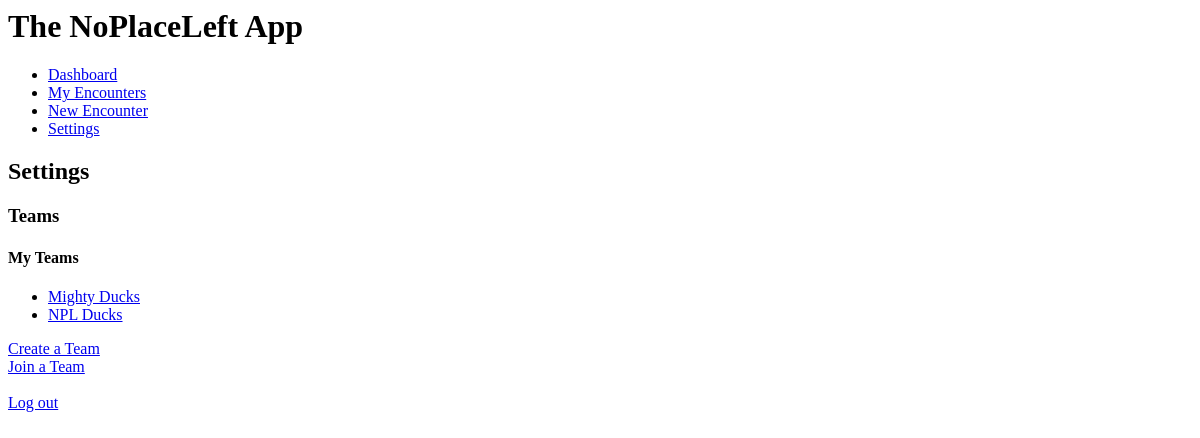
Page /npl/settings/ (signed in) on the earlier database version.
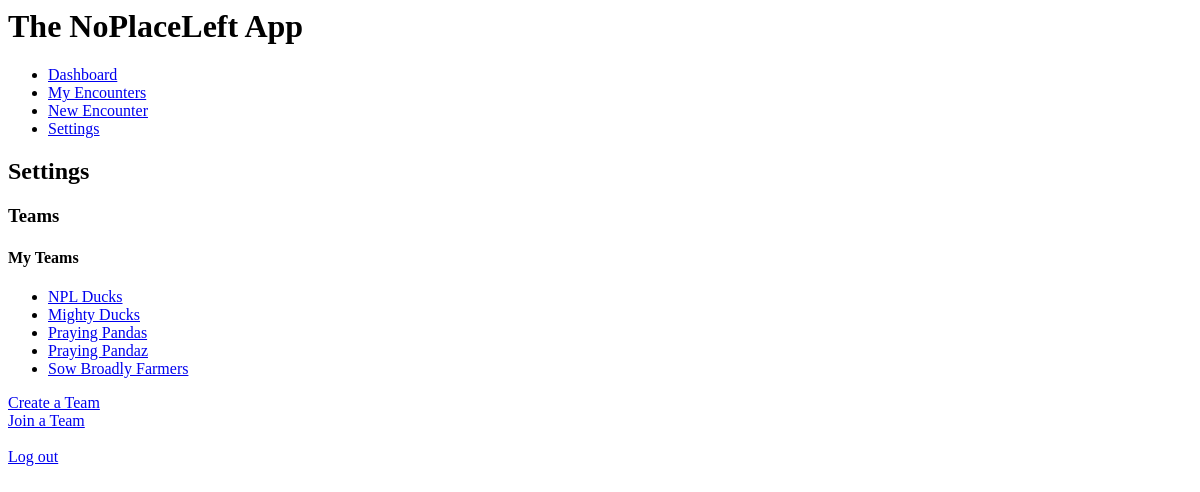
Same page on the later database version.
### npl/models.py (models this page shows)
class Team(models.Model):
    team_name = models.CharField(max_length=40)
    creation_date = models.DateTimeField(blank=True)
    members = models.ManyToManyField(Laborer)

### npl/views.py (the view)
# urls.py: path('settings/', views.view_settings, name="settings"),
def view_settings(request):
    my_laborer_id = get_laborer_id(request)
    my_teams_list = Team.objects.all().filter(members__id=my_laborer_id)
    other_team_members = []
    for team in my_teams_list:
        other_team_members.append(team.members.all().exclude(id=my_laborer_id))
    print('my team MEMBERS = {}'.format(other_team_members))
    return render(request, 'npl/settings.html', {'my_teams_list': my_teams_list,
                                                 'other_team_members_list': other_team_members})

### npl/views.py (called while the page is built)
def get_laborer_id(request):
    user_id = request.user.id
    return Laborer.objects.get(user__id=user_id).id

### npl/templates/npl/settings.html (shortened to what this page needs)
{% extends "base.html" %}
{% block content %}
<h2>Settings</h2>
<h3>Teams</h3>
{% if my_teams_list %}
<h4>My Teams</h4>
<ul>
    {% for team in my_teams_list %}
    <li>
          <a href="{% url 'npl:team_detail' team.id %}">
            {{team.team_name}}
          </a>
    </li>
    {% endfor %}
</ul>
{% else %}
<p>You haven't joined any teams yet!</p>
{% endif %}
<a href="{% url 'npl:create_team' %}">
    Create a Team
</a>
<br />
<a href="{% url 'npl:join_team' %}">
    Join a Team
</a>
<br />
<br />
<a href="{% url 'npl:logout' %}">Log out</a>
{% endblock %}

Differences in the rows shown:
shown differently, row unchanged: Team "NPL Ducks": moves up the list
added Team: team_name "Praying Pandas"
added Team: team_name "Praying Pandaz"
added Team: team_name "Sow Broadly Farmers"
